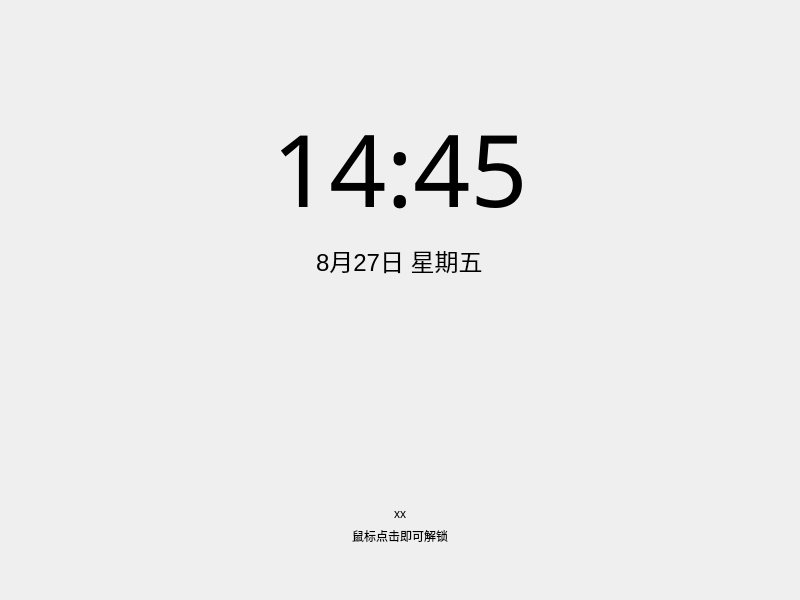
<?xml version="1.0" encoding="UTF-8"?>
<ui version="4.0">
 <class>KSScreensaver</class>
 <widget class="QWidget" name="KSScreensaver">
  <property name="geometry">
   <rect>
    <x>0</x>
    <y>0</y>
    <width>800</width>
    <height>600</height>
   </rect>
  </property>
  <property name="windowTitle">
   <string>KSScreensaver</string>
  </property>
  <layout class="QHBoxLayout" name="horizontalLayout">
   <item>
    <layout class="QVBoxLayout" name="verticalLayout" stretch="4,1,1,10,0,0,2">
     <item>
      <spacer name="verticalSpacer">
       <property name="orientation">
        <enum>Qt::Vertical</enum>
       </property>
       <property name="sizeHint" stdset="0">
        <size>
         <width>20</width>
         <height>40</height>
        </size>
       </property>
      </spacer>
     </item>
     <item alignment="Qt::AlignHCenter">
      <widget class="QLabel" name="label_time">
       <property name="font">
        <font>
         <family>Noto Sans CJK SC Light</family>
         <pointsize>-1</pointsize>
        </font>
       </property>
       <property name="styleSheet">
        <string notr="true">QLabel{
	font-family: &quot;Noto Sans CJK SC Light&quot;;
	font-size: 100px;
}</string>
       </property>
       <property name="text">
        <string>14:45</string>
       </property>
      </widget>
     </item>
     <item alignment="Qt::AlignHCenter">
      <widget class="QLabel" name="label_date">
       <property name="styleSheet">
        <string notr="true">QLabel{
	font-family: &quot;Noto Sans CJK SC Light&quot;;
	font-size: 24px;
}</string>
       </property>
       <property name="text">
        <string>8月27日 星期五</string>
       </property>
      </widget>
     </item>
     <item>
      <spacer name="verticalSpacer_2">
       <property name="orientation">
        <enum>Qt::Vertical</enum>
       </property>
       <property name="sizeHint" stdset="0">
        <size>
         <width>20</width>
         <height>40</height>
        </size>
       </property>
      </spacer>
     </item>
     <item alignment="Qt::AlignHCenter">
      <widget class="QLabel" name="label_3">
       <property name="font">
        <font>
         <pointsize>9</pointsize>
        </font>
       </property>
       <property name="text">
        <string>xx</string>
       </property>
      </widget>
     </item>
     <item alignment="Qt::AlignHCenter">
      <widget class="QLabel" name="label_tips">
       <property name="font">
        <font>
         <pointsize>9</pointsize>
        </font>
       </property>
       <property name="text">
        <string>鼠标点击即可解锁</string>
       </property>
      </widget>
     </item>
     <item>
      <spacer name="verticalSpacer_3">
       <property name="orientation">
        <enum>Qt::Vertical</enum>
       </property>
       <property name="sizeHint" stdset="0">
        <size>
         <width>20</width>
         <height>40</height>
        </size>
       </property>
      </spacer>
     </item>
    </layout>
   </item>
  </layout>
 </widget>
 <resources/>
 <connections/>
</ui>
